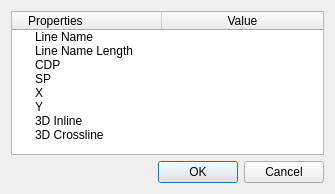
<?xml version="1.0" encoding="UTF-8"?>
<ui version="4.0">
 <class>setbyte</class>
 <widget class="QDialog" name="setbyte">
  <property name="windowModality">
   <enum>Qt::ApplicationModal</enum>
  </property>
  <property name="geometry">
   <rect>
    <x>0</x>
    <y>0</y>
    <width>335</width>
    <height>194</height>
   </rect>
  </property>
  <property name="minimumSize">
   <size>
    <width>335</width>
    <height>194</height>
   </size>
  </property>
  <property name="maximumSize">
   <size>
    <width>335</width>
    <height>194</height>
   </size>
  </property>
  <property name="windowTitle">
   <string>Dialog</string>
  </property>
  <layout class="QVBoxLayout" name="verticalLayout">
   <item>
    <widget class="QTreeWidget" name="treeWidget">
     <property name="verticalScrollBarPolicy">
      <enum>Qt::ScrollBarAlwaysOff</enum>
     </property>
     <property name="horizontalScrollBarPolicy">
      <enum>Qt::ScrollBarAlwaysOff</enum>
     </property>
     <property name="rootIsDecorated">
      <bool>true</bool>
     </property>
     <property name="uniformRowHeights">
      <bool>false</bool>
     </property>
     <property name="itemsExpandable">
      <bool>false</bool>
     </property>
     <property name="animated">
      <bool>true</bool>
     </property>
     <property name="allColumnsShowFocus">
      <bool>false</bool>
     </property>
     <property name="headerHidden">
      <bool>false</bool>
     </property>
     <property name="expandsOnDoubleClick">
      <bool>true</bool>
     </property>
     <attribute name="headerCascadingSectionResizes">
      <bool>true</bool>
     </attribute>
     <attribute name="headerDefaultSectionSize">
      <number>150</number>
     </attribute>
     <attribute name="headerMinimumSectionSize">
      <number>150</number>
     </attribute>
     <attribute name="headerStretchLastSection">
      <bool>true</bool>
     </attribute>
     <column>
      <property name="text">
       <string>Properties                   </string>
      </property>
      <property name="textAlignment">
       <set>AlignHCenter|AlignVCenter|AlignCenter</set>
      </property>
     </column>
     <column>
      <property name="text">
       <string>Value</string>
      </property>
      <property name="textAlignment">
       <set>AlignHCenter|AlignVCenter|AlignCenter</set>
      </property>
     </column>
     <item>
      <property name="text">
       <string>Line Name</string>
      </property>
      <property name="text">
       <string/>
      </property>
      <property name="textAlignment">
       <set>AlignHCenter|AlignVCenter|AlignCenter</set>
      </property>
     </item>
     <item>
      <property name="text">
       <string>Line Name Length</string>
      </property>
      <property name="text">
       <string/>
      </property>
      <property name="textAlignment">
       <set>AlignHCenter|AlignVCenter|AlignCenter</set>
      </property>
     </item>
     <item>
      <property name="text">
       <string>CDP</string>
      </property>
      <property name="text">
       <string/>
      </property>
      <property name="textAlignment">
       <set>AlignHCenter|AlignVCenter|AlignCenter</set>
      </property>
     </item>
     <item>
      <property name="text">
       <string>SP</string>
      </property>
      <property name="text">
       <string/>
      </property>
      <property name="textAlignment">
       <set>AlignHCenter|AlignVCenter|AlignCenter</set>
      </property>
     </item>
     <item>
      <property name="text">
       <string>X</string>
      </property>
      <property name="text">
       <string/>
      </property>
      <property name="textAlignment">
       <set>AlignHCenter|AlignVCenter|AlignCenter</set>
      </property>
     </item>
     <item>
      <property name="text">
       <string>Y</string>
      </property>
      <property name="text">
       <string/>
      </property>
      <property name="textAlignment">
       <set>AlignHCenter|AlignVCenter|AlignCenter</set>
      </property>
     </item>
     <item>
      <property name="text">
       <string>3D Inline</string>
      </property>
      <property name="text">
       <string/>
      </property>
      <property name="textAlignment">
       <set>AlignHCenter|AlignVCenter|AlignCenter</set>
      </property>
     </item>
     <item>
      <property name="text">
       <string>3D Crossline</string>
      </property>
      <property name="text">
       <string/>
      </property>
      <property name="textAlignment">
       <set>AlignHCenter|AlignVCenter|AlignCenter</set>
      </property>
     </item>
    </widget>
   </item>
   <item>
    <widget class="QDialogButtonBox" name="buttonBox">
     <property name="orientation">
      <enum>Qt::Horizontal</enum>
     </property>
     <property name="standardButtons">
      <set>QDialogButtonBox::Cancel|QDialogButtonBox::Ok</set>
     </property>
    </widget>
   </item>
  </layout>
 </widget>
 <resources/>
 <connections>
  <connection>
   <sender>buttonBox</sender>
   <signal>accepted()</signal>
   <receiver>setbyte</receiver>
   <slot>accept()</slot>
   <hints>
    <hint type="sourcelabel">
     <x>248</x>
     <y>254</y>
    </hint>
    <hint type="destinationlabel">
     <x>157</x>
     <y>274</y>
    </hint>
   </hints>
  </connection>
  <connection>
   <sender>buttonBox</sender>
   <signal>rejected()</signal>
   <receiver>setbyte</receiver>
   <slot>reject()</slot>
   <hints>
    <hint type="sourcelabel">
     <x>316</x>
     <y>260</y>
    </hint>
    <hint type="destinationlabel">
     <x>286</x>
     <y>274</y>
    </hint>
   </hints>
  </connection>
 </connections>
</ui>
